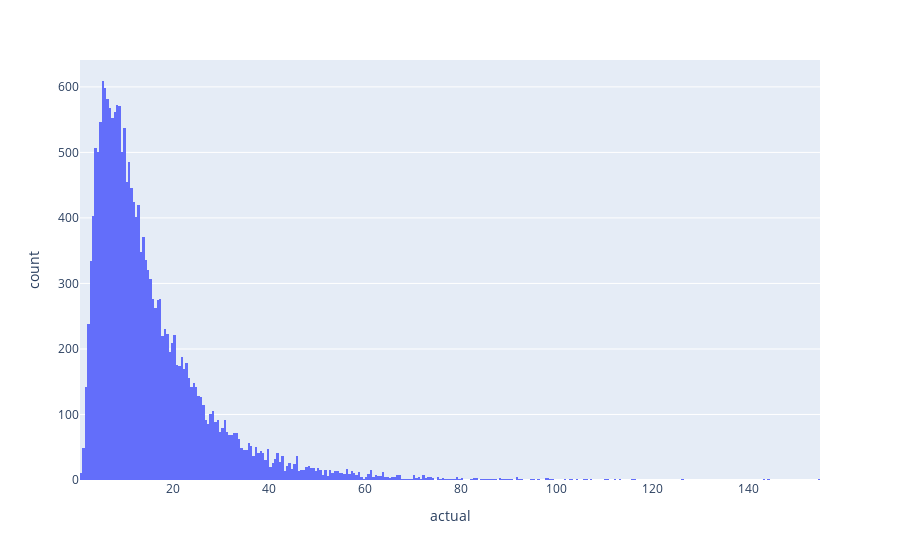

Notebook source saved alongside this figure:
### Code cell
fig = px.histogram(predictions, x='actual')
fig.show()

### Figure 1 — Plotly figure (JSON) as saved in the notebook; plotly's stock layout.template omitted (floating-point values rounded to 4 significant figures; data arrays with more than 128 entries replaced by an {"elided": "..."} marker saying what was removed)
{"data": [{"alignmentgroup": "True", "bingroup": "x", "hovertemplate": "actual=%{x}<br>count=%{y}<extra></extra>", "legendgroup": "", "marker": {"color": "#636efa", "pattern": {"shape": ""}}, "name": "", "offsetgroup": "", "orientation": "v", "showlegend": false, "type": "histogram", "x": {"elided": "19611 float values"}, "xaxis": "x", "yaxis": "y"}], "layout": {"barmode": "relative", "legend": {"tracegroupgap": 0}, "margin": {"t": 60}, "xaxis": {"anchor": "y", "domain": [0, 1], "title": {"text": "actual"}}, "yaxis": {"anchor": "x", "domain": [0, 1], "title": {"text": "count"}}}}
